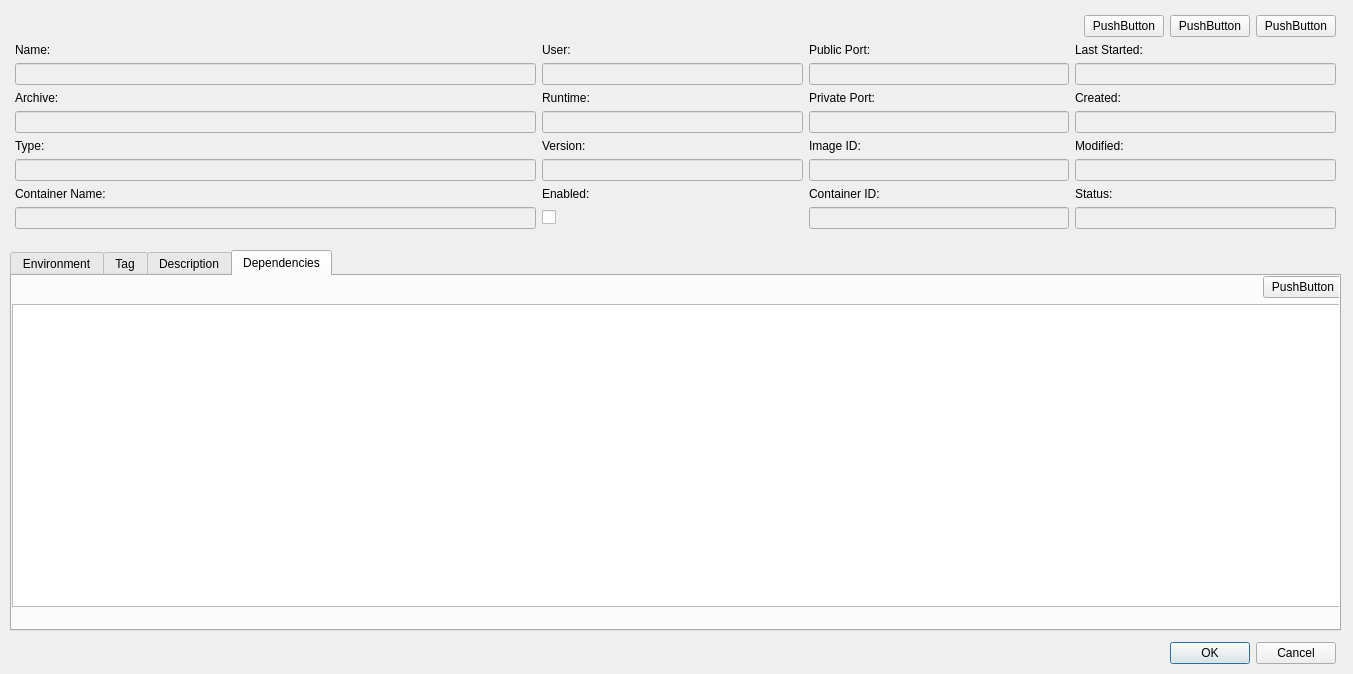
<?xml version="1.0" encoding="UTF-8"?>
<ui version="4.0">
 <class>ApplicationEditDialog</class>
 <widget class="QDialog" name="ApplicationEditDialog">
  <property name="geometry">
   <rect>
    <x>0</x>
    <y>0</y>
    <width>1353</width>
    <height>674</height>
   </rect>
  </property>
  <property name="windowTitle">
   <string>Edit Application</string>
  </property>
  <widget class="QWidget" name="gridLayoutWidget">
   <property name="geometry">
    <rect>
     <x>10</x>
     <y>10</y>
     <width>1331</width>
     <height>287</height>
    </rect>
   </property>
   <layout class="QGridLayout" name="gridLayout" rowstretch="0,0,0,0,0,0,0,0,0,0,0" columnstretch="2,1,1,1">
    <property name="leftMargin">
     <number>5</number>
    </property>
    <property name="topMargin">
     <number>5</number>
    </property>
    <property name="rightMargin">
     <number>5</number>
    </property>
    <property name="bottomMargin">
     <number>5</number>
    </property>
    <item row="6" column="3">
     <widget class="QLabel" name="modifiedLabel">
      <property name="text">
       <string>Modified:</string>
      </property>
     </widget>
    </item>
    <item row="4" column="3">
     <widget class="QLineEdit" name="createdEdit">
      <property name="enabled">
       <bool>false</bool>
      </property>
     </widget>
    </item>
    <item row="3" column="3">
     <widget class="QLabel" name="createdLabel">
      <property name="text">
       <string>Created:</string>
      </property>
     </widget>
    </item>
    <item row="4" column="2">
     <widget class="QLineEdit" name="privatePortEdit">
      <property name="enabled">
       <bool>false</bool>
      </property>
     </widget>
    </item>
    <item row="3" column="1">
     <widget class="QLabel" name="runtimeLabel">
      <property name="text">
       <string>Runtime:</string>
      </property>
     </widget>
    </item>
    <item row="8" column="1">
     <widget class="QLabel" name="enabledLabel">
      <property name="text">
       <string>Enabled:</string>
      </property>
     </widget>
    </item>
    <item row="6" column="2">
     <widget class="QLabel" name="imageIdLabel">
      <property name="text">
       <string>Image ID:</string>
      </property>
     </widget>
    </item>
    <item row="1" column="0">
     <widget class="QLabel" name="nameLabel">
      <property name="text">
       <string>Name:</string>
      </property>
     </widget>
    </item>
    <item row="2" column="3">
     <widget class="QLineEdit" name="lastStartedEdit">
      <property name="enabled">
       <bool>false</bool>
      </property>
     </widget>
    </item>
    <item row="1" column="2">
     <widget class="QLabel" name="publicPortLabel">
      <property name="text">
       <string>Public Port:</string>
      </property>
     </widget>
    </item>
    <item row="8" column="3">
     <widget class="QLabel" name="statusLabel">
      <property name="text">
       <string>Status:</string>
      </property>
     </widget>
    </item>
    <item row="9" column="0">
     <widget class="QLineEdit" name="containerNameEdit">
      <property name="enabled">
       <bool>false</bool>
      </property>
     </widget>
    </item>
    <item row="9" column="3">
     <widget class="QLineEdit" name="statusEdit">
      <property name="enabled">
       <bool>false</bool>
      </property>
     </widget>
    </item>
    <item row="4" column="0">
     <widget class="QLineEdit" name="archiveEdit">
      <property name="enabled">
       <bool>false</bool>
      </property>
      <property name="readOnly">
       <bool>true</bool>
      </property>
     </widget>
    </item>
    <item row="7" column="2">
     <widget class="QLineEdit" name="imageIdEdit">
      <property name="enabled">
       <bool>false</bool>
      </property>
     </widget>
    </item>
    <item row="4" column="1">
     <widget class="QLineEdit" name="runtimeEdit">
      <property name="enabled">
       <bool>false</bool>
      </property>
      <property name="readOnly">
       <bool>true</bool>
      </property>
     </widget>
    </item>
    <item row="7" column="3">
     <widget class="QLineEdit" name="modifiedEdit">
      <property name="enabled">
       <bool>false</bool>
      </property>
     </widget>
    </item>
    <item row="7" column="0">
     <widget class="QLineEdit" name="runTypeEdit">
      <property name="enabled">
       <bool>false</bool>
      </property>
     </widget>
    </item>
    <item row="1" column="1">
     <widget class="QLabel" name="userLabel">
      <property name="text">
       <string>User:</string>
      </property>
     </widget>
    </item>
    <item row="6" column="1">
     <widget class="QLabel" name="versionLlabel">
      <property name="text">
       <string>Version:</string>
      </property>
     </widget>
    </item>
    <item row="6" column="0">
     <widget class="QLabel" name="runTypeLabel">
      <property name="text">
       <string>Type:</string>
      </property>
     </widget>
    </item>
    <item row="3" column="2">
     <widget class="QLabel" name="privatePortLabel">
      <property name="text">
       <string>Private Port:</string>
      </property>
     </widget>
    </item>
    <item row="1" column="3">
     <widget class="QLabel" name="lastStartedLabel">
      <property name="text">
       <string>Last Started:</string>
      </property>
     </widget>
    </item>
    <item row="2" column="2">
     <widget class="QLineEdit" name="publicPortEdit">
      <property name="enabled">
       <bool>false</bool>
      </property>
     </widget>
    </item>
    <item row="3" column="0">
     <widget class="QLabel" name="archiveLabel">
      <property name="text">
       <string>Archive:</string>
      </property>
     </widget>
    </item>
    <item row="8" column="2">
     <widget class="QLabel" name="containerIdLabel">
      <property name="text">
       <string>Container ID:</string>
      </property>
     </widget>
    </item>
    <item row="10" column="0">
     <spacer name="verticalSpacer">
      <property name="orientation">
       <enum>Qt::Vertical</enum>
      </property>
      <property name="sizeHint" stdset="0">
       <size>
        <width>20</width>
        <height>40</height>
       </size>
      </property>
     </spacer>
    </item>
    <item row="9" column="1">
     <widget class="QCheckBox" name="enabledCheckBox">
      <property name="text">
       <string/>
      </property>
     </widget>
    </item>
    <item row="2" column="0">
     <widget class="QLineEdit" name="nameEdit">
      <property name="enabled">
       <bool>false</bool>
      </property>
      <property name="readOnly">
       <bool>true</bool>
      </property>
     </widget>
    </item>
    <item row="9" column="2">
     <widget class="QLineEdit" name="containerIdEdit">
      <property name="enabled">
       <bool>false</bool>
      </property>
     </widget>
    </item>
    <item row="2" column="1">
     <widget class="QLineEdit" name="userEdit">
      <property name="enabled">
       <bool>false</bool>
      </property>
      <property name="readOnly">
       <bool>true</bool>
      </property>
     </widget>
    </item>
    <item row="8" column="0">
     <widget class="QLabel" name="containerNameLabel">
      <property name="text">
       <string>Container Name:</string>
      </property>
     </widget>
    </item>
    <item row="7" column="1">
     <widget class="QLineEdit" name="versionEdit">
      <property name="enabled">
       <bool>false</bool>
      </property>
     </widget>
    </item>
    <item row="0" column="0" colspan="4">
     <layout class="QHBoxLayout" name="horizontalLayout_4" stretch="0,0,0,0">
      <property name="topMargin">
       <number>0</number>
      </property>
      <property name="bottomMargin">
       <number>0</number>
      </property>
      <item>
       <spacer name="horizontalSpacer_4">
        <property name="orientation">
         <enum>Qt::Horizontal</enum>
        </property>
        <property name="sizeHint" stdset="0">
         <size>
          <width>40</width>
          <height>20</height>
         </size>
        </property>
       </spacer>
      </item>
      <item>
       <widget class="QPushButton" name="startButton">
        <property name="toolTip">
         <string>Start the application.</string>
        </property>
        <property name="text">
         <string>PushButton</string>
        </property>
       </widget>
      </item>
      <item>
       <widget class="QPushButton" name="stopButton">
        <property name="toolTip">
         <string>Stop the application.</string>
        </property>
        <property name="text">
         <string>PushButton</string>
        </property>
       </widget>
      </item>
      <item>
       <widget class="QPushButton" name="refreshButton">
        <property name="text">
         <string>PushButton</string>
        </property>
       </widget>
      </item>
     </layout>
    </item>
   </layout>
  </widget>
  <widget class="QTabWidget" name="tabWidget">
   <property name="geometry">
    <rect>
     <x>10</x>
     <y>250</y>
     <width>1331</width>
     <height>381</height>
    </rect>
   </property>
   <property name="currentIndex">
    <number>3</number>
   </property>
   <widget class="QWidget" name="environmentTab">
    <attribute name="title">
     <string>Environment</string>
    </attribute>
    <attribute name="toolTip">
     <string>List of application environment variables.</string>
    </attribute>
    <widget class="QWidget" name="verticalLayoutWidget">
     <property name="geometry">
      <rect>
       <x>0</x>
       <y>0</y>
       <width>1331</width>
       <height>351</height>
      </rect>
     </property>
     <layout class="QVBoxLayout" name="verticalLayout">
      <property name="leftMargin">
       <number>0</number>
      </property>
      <property name="bottomMargin">
       <number>0</number>
      </property>
      <item>
       <layout class="QHBoxLayout" name="horizontalLayout">
        <property name="leftMargin">
         <number>0</number>
        </property>
        <property name="bottomMargin">
         <number>0</number>
        </property>
        <item>
         <spacer name="horizontalSpacer">
          <property name="orientation">
           <enum>Qt::Horizontal</enum>
          </property>
          <property name="sizeHint" stdset="0">
           <size>
            <width>40</width>
            <height>20</height>
           </size>
          </property>
         </spacer>
        </item>
        <item>
         <widget class="QPushButton" name="envAddButton">
          <property name="text">
           <string>PushButton</string>
          </property>
         </widget>
        </item>
       </layout>
      </item>
      <item>
       <widget class="QTableWidget" name="envTable"/>
      </item>
     </layout>
    </widget>
   </widget>
   <widget class="QWidget" name="tagTab">
    <attribute name="title">
     <string>Tag</string>
    </attribute>
    <widget class="QWidget" name="verticalLayoutWidget_2">
     <property name="geometry">
      <rect>
       <x>0</x>
       <y>0</y>
       <width>1331</width>
       <height>351</height>
      </rect>
     </property>
     <layout class="QVBoxLayout" name="verticalLayout_2">
      <property name="topMargin">
       <number>0</number>
      </property>
      <property name="bottomMargin">
       <number>0</number>
      </property>
      <item>
       <layout class="QHBoxLayout" name="horizontalLayout_2">
        <property name="topMargin">
         <number>0</number>
        </property>
        <property name="bottomMargin">
         <number>0</number>
        </property>
        <item>
         <spacer name="horizontalSpacer_2">
          <property name="orientation">
           <enum>Qt::Horizontal</enum>
          </property>
          <property name="sizeHint" stdset="0">
           <size>
            <width>40</width>
            <height>20</height>
           </size>
          </property>
         </spacer>
        </item>
        <item>
         <widget class="QPushButton" name="tagAddButton">
          <property name="text">
           <string>PushButton</string>
          </property>
         </widget>
        </item>
       </layout>
      </item>
      <item>
       <widget class="QTableWidget" name="tagTable"/>
      </item>
     </layout>
    </widget>
   </widget>
   <widget class="QWidget" name="descriptionTab">
    <attribute name="title">
     <string>Description</string>
    </attribute>
    <widget class="QTextEdit" name="descriptionEdit">
     <property name="geometry">
      <rect>
       <x>0</x>
       <y>0</y>
       <width>1331</width>
       <height>351</height>
      </rect>
     </property>
    </widget>
   </widget>
   <widget class="QWidget" name="dependenciesTab">
    <attribute name="title">
     <string>Dependencies</string>
    </attribute>
    <widget class="QWidget" name="verticalLayoutWidget_3">
     <property name="geometry">
      <rect>
       <x>0</x>
       <y>0</y>
       <width>1331</width>
       <height>351</height>
      </rect>
     </property>
     <layout class="QVBoxLayout" name="verticalLayout_3">
      <property name="topMargin">
       <number>0</number>
      </property>
      <property name="bottomMargin">
       <number>20</number>
      </property>
      <item>
       <layout class="QHBoxLayout" name="horizontalLayout_3">
        <item>
         <spacer name="horizontalSpacer_3">
          <property name="orientation">
           <enum>Qt::Horizontal</enum>
          </property>
          <property name="sizeHint" stdset="0">
           <size>
            <width>40</width>
            <height>20</height>
           </size>
          </property>
         </spacer>
        </item>
        <item>
         <widget class="QPushButton" name="dependencyAddButton">
          <property name="text">
           <string>PushButton</string>
          </property>
         </widget>
        </item>
       </layout>
      </item>
      <item>
       <widget class="QListWidget" name="dependencyList"/>
      </item>
     </layout>
    </widget>
   </widget>
  </widget>
  <widget class="QDialogButtonBox" name="buttonBox">
   <property name="geometry">
    <rect>
     <x>915</x>
     <y>640</y>
     <width>421</width>
     <height>26</height>
    </rect>
   </property>
   <property name="standardButtons">
    <set>QDialogButtonBox::Cancel|QDialogButtonBox::Ok</set>
   </property>
  </widget>
 </widget>
 <resources/>
 <connections/>
</ui>
